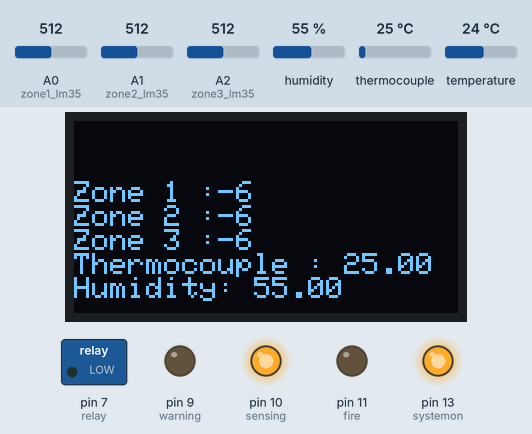
Recording of a sketch running on a simulated Arduino Uno, built with avr-gcc and run on an emulated ATmega328P. Parts: 128×64 one-colour display, switched loads named in the sketch (green lamp = pin HIGH), output pins drawn as LEDs (lit = HIGH). Inputs (shaded band) come from the test bench; at power-on: thermocouple 25 °C, A0 (zone1_lm35) = 512, A1 (zone2_lm35) = 512, A2 (zone3_lm35) = 512, humidity 55 %, temperature 24 °C. What the sketch prints to the serial monitor is not drawn.

Above: at 4.2 s.
4.3 s: thermocouple set to 38 °C
At 6.4 s:
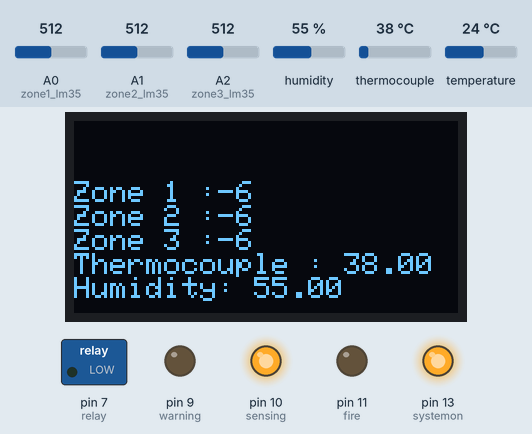
6.7 s: thermocouple set to 46 °C
At 12.7 s:
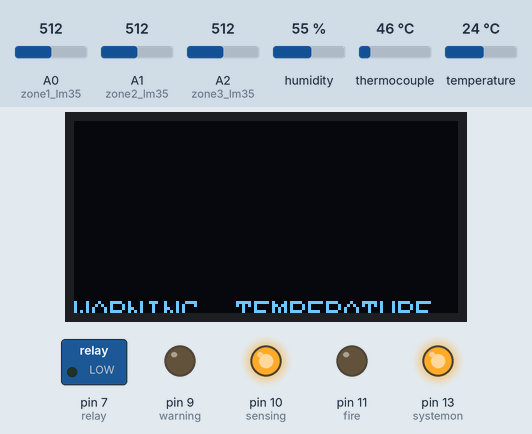
12.8 s: thermocouple set to 75 °C
At 18.8 s:
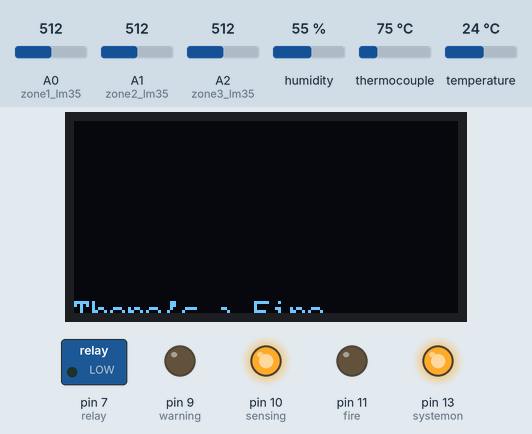
18.9 s: thermocouple set to 67 °C
At 20.7 s:
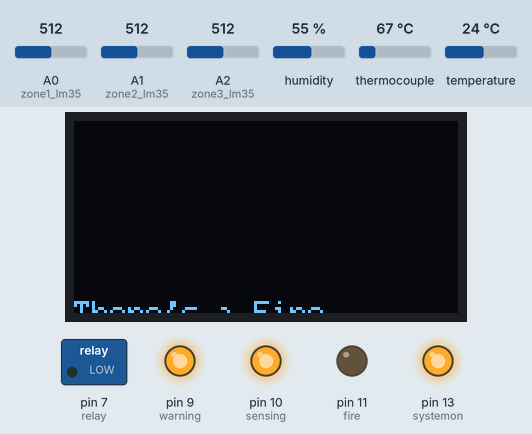
25.0 s: thermocouple set to 150 °C
At 27.0 s:
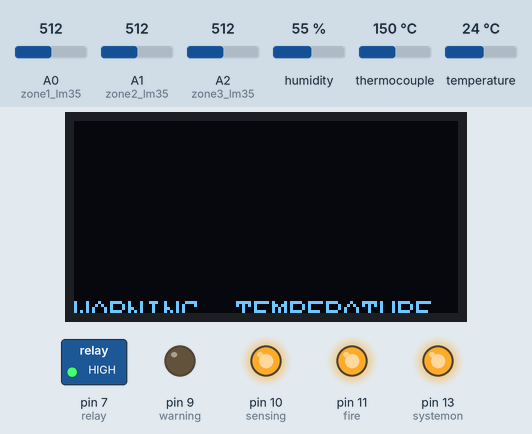
Timing chart, 0 to 38.2 s (numbered marks = the images above; inputs shaded):
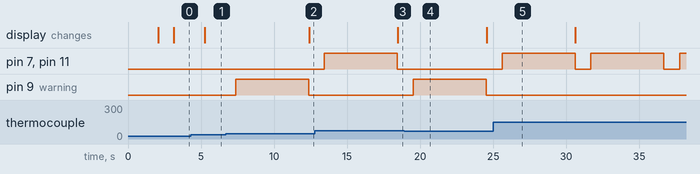

Measured:
- the behaviour switches between 40 and 41 °C on thermocouple (found by bisection; images 1 and 2)
- after the input at 4.3 s, the display: changes after 0.96 s (image 1)
- after the input at 6.7 s, pin 9 (warning): LOW → HIGH after 0.67 s, → LOW 5.0 s later; the display: changes after 5.7 s (image 2)
- after the input at 12.8 s, pin 7 (relay), pin 11 (fire): LOW → HIGH after 0.65 s, → LOW 5.0 s later; pin 9 (warning): stays LOW (without the input it goes to HIGH after 0.65 s); the display: changes after 5.7 s (image 3)
- after the input at 18.9 s, pin 7 (relay), pin 11 (fire): stays LOW (without the input it goes to HIGH after 0.62 s); pin 9 (warning): LOW → HIGH after 0.63 s, → LOW 5.0 s later
- after the input at 25.0 s, pin 7 (relay), pin 11 (fire): alternates HIGH for 5.0 s and LOW for 1.1 s, starting after 0.60 s; pin 9 (warning): stops changing and stays LOW

The sketch:

testcase.ino
```cpp
#include <Wire.h>
#include <Adafruit_GFX.h>
#include <Adafruit_SSD1306.h>
#include <SoftwareSerial.h>
#include <SPI.h>
#include "max6675.h"
#include "DHT.h"

int systemon =13;
int warning = 9;
int fire = 11;
int sensing = 10;


#define DHTPIN 2     // what pin we're connected to
#define DHTTYPE DHT11   // DHT 11
int relay = 7;


DHT dht(DHTPIN, DHTTYPE);

#define SCREEN_WIDTH 128 // OLED display width, in pixels
#define SCREEN_HEIGHT 64 // OLED display height, in pixels

int thermoDO = 4; //pins for thermocouple
int thermoCS = 5;
int thermoCLK = 6;


MAX6675 thermocouple(thermoCLK, thermoCS, thermoDO);
SoftwareSerial bt(0,1); // rx tx

// Declaration for an SSD1306 display connected to I2C (SDA, SCL pins)
Adafruit_SSD1306 display(SCREEN_WIDTH, SCREEN_HEIGHT, &Wire, -1);

void setup() {
  Serial.begin(115200);

pinMode(A0, INPUT);//zone1 lm35
pinMode(A1, INPUT); //zone2 lm35
pinMode(A2, INPUT);//zone3 lm35

pinMode(warning, OUTPUT);
pinMode(fire, OUTPUT);
pinMode(systemon, OUTPUT);
digitalWrite(systemon, HIGH);

pinMode(sensing, OUTPUT);
digitalWrite(sensing, HIGH);
dht.begin();

pinMode(relay, OUTPUT);
bt.begin(115200);

Wire.begin();

  if(!display.begin(SSD1306_SWITCHCAPVCC, 0x3C)) { // Address 0x3D for 128x64
    Serial.println(F("SSD1306 allocation failed"));
    for(;;);
  }
  delay(2000);
  display.clearDisplay();

  display.setTextSize(1);
  display.setTextColor(WHITE);
  display.setCursor(0, 10);
  // Display static text
  display.println("STARTING THE SYSTEM");
  display.display();
  delay(1000);
}

void loop() {
  display.clearDisplay();
digitalWrite(systemon, HIGH);

float currentTemp = 0;
   for (int f = 0; f < 25; f++) {

      currentTemp = thermocouple.readCelsius() + currentTemp;
    }
  currentTemp = currentTemp/25; // averaging thermocouple value by 25 for precise results.

  int zone1 = analogRead(A0);
  int zone2 = analogRead(A1);
  int zone3 = analogRead(A2);

  zone1 = zone1*500/1024;
  zone2 = zone2*500/1024;
  zone3 = zone3*500/1024;

float hum = dht.readHumidity();


  display.setTextColor(WHITE);
  display.setCursor(0, 20);
  // Display static text

  display.print("Zone 1 :");
  display.println(zone1);

    display.print("Zone 2 :");
  display.println(zone2);

    display.print("Zone 3 :");
  display.println(zone3);

  display.print("Thermocouple : ");
  display.println(currentTemp);

  display.print("Humidity: ");
  display.println(hum);

  // Display static text

  Serial.print("Zone 1 :");
  Serial.println(zone1);

    Serial.print("Zone 2 :");
  Serial.print(zone2);

    Serial.print("Zone 3 :");
  Serial.print(zone3);

  Serial.print("Thermocouple : ");
  Serial.println(currentTemp);

  Serial.print("Humidity: ");
  Serial.println(hum);


  if((zone1>70)||(zone2>70)||(zone3>70)||(currentTemp>70))
  {
    display.clearDisplay();
    Serial.println("There's a Fire");
    display.println("There's a Fire");
    digitalWrite(fire, HIGH);
    digitalWrite(relay, HIGH);

    delay(5000);
    digitalWrite(relay, LOW);
    digitalWrite(fire, LOW);
    }

      if(((zone1>40)&&(zone1<40))||((zone2>40)&&(zone2<70))||((zone3>40)&&(zone3<70))||((currentTemp>40)&&(currentTemp<70)))
  {
    display.clearDisplay();
    Serial.println("WARNING, TEMPERATURE IS RISING");
    display.println("WARNING, TEMPERATURE IS RISING");
    digitalWrite(warning, HIGH);

    delay(5000);
    digitalWrite(warning, LOW);
    }

    if(hum<30)
    {
      display.println("Low Humidity, chances of fire");
      delay(1000);
    }

  display.display();
delay(1000);

}
```
